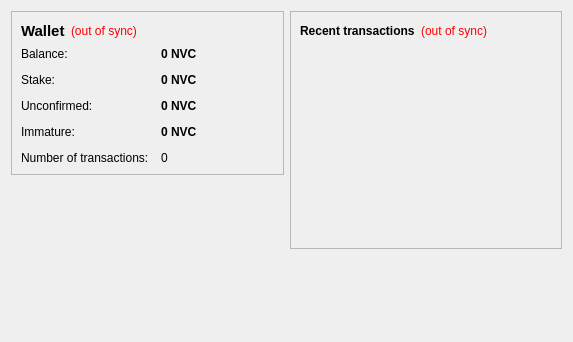
<?xml version="1.0" encoding="UTF-8"?>
<ui version="4.0">
 <class>OverviewPage</class>
 <widget class="QWidget" name="OverviewPage">
  <property name="geometry">
   <rect>
    <x>0</x>
    <y>0</y>
    <width>573</width>
    <height>342</height>
   </rect>
  </property>
  <property name="windowTitle">
   <string>Form</string>
  </property>
  <layout class="QHBoxLayout" name="horizontalLayout" stretch="1,1">
   <item>
    <layout class="QVBoxLayout" name="verticalLayout_2">
     <item>
      <widget class="QFrame" name="frame">
       <property name="frameShape">
        <enum>QFrame::StyledPanel</enum>
       </property>
       <property name="frameShadow">
        <enum>QFrame::Raised</enum>
       </property>
       <layout class="QVBoxLayout" name="verticalLayout_4">
        <item>
         <layout class="QHBoxLayout" name="horizontalLayout_4">
          <item>
           <widget class="QLabel" name="label_5">
            <property name="font">
             <font>
              <pointsize>11</pointsize>
              <weight>75</weight>
              <bold>true</bold>
             </font>
            </property>
            <property name="text">
             <string>Wallet</string>
            </property>
           </widget>
          </item>
          <item>
           <widget class="QLabel" name="labelWalletStatus">
            <property name="toolTip">
             <string>The displayed information may be out of date. Your wallet automatically synchronizes with the eGuilder network after a connection is established, but this process has not completed yet.</string>
            </property>
            <property name="styleSheet">
             <string notr="true">QLabel { color: red; }</string>
            </property>
            <property name="text">
             <string notr="true">(out of sync)</string>
            </property>
            <property name="alignment">
             <set>Qt::AlignLeading|Qt::AlignLeft|Qt::AlignVCenter</set>
            </property>
           </widget>
          </item>
          <item>
           <spacer name="horizontalSpacer_2">
            <property name="orientation">
             <enum>Qt::Horizontal</enum>
            </property>
            <property name="sizeHint" stdset="0">
             <size>
              <width>40</width>
              <height>20</height>
             </size>
            </property>
           </spacer>
          </item>
         </layout>
        </item>
        <item>
         <layout class="QFormLayout" name="formLayout_2">
          <property name="fieldGrowthPolicy">
           <enum>QFormLayout::AllNonFixedFieldsGrow</enum>
          </property>
          <property name="horizontalSpacing">
           <number>12</number>
          </property>
          <property name="verticalSpacing">
           <number>12</number>
          </property>
          <item row="0" column="0">
           <widget class="QLabel" name="label">
            <property name="text">
             <string>Balance:</string>
            </property>
           </widget>
          </item>
          <item row="0" column="1">
           <widget class="QLabel" name="labelBalance">
            <property name="font">
             <font>
              <weight>75</weight>
              <bold>true</bold>
             </font>
            </property>
            <property name="cursor">
             <cursorShape>IBeamCursor</cursorShape>
            </property>
            <property name="toolTip">
             <string>Your current balance</string>
            </property>
            <property name="text">
             <string notr="true">0 NVC</string>
            </property>
            <property name="textInteractionFlags">
             <set>Qt::LinksAccessibleByMouse|Qt::TextSelectableByKeyboard|Qt::TextSelectableByMouse</set>
            </property>
           </widget>
          </item>
          <item row="1" column="0">
           <widget class="QLabel" name="label_6">
            <property name="text">
             <string>Stake:</string>
            </property>
           </widget>
          </item>
          <item row="1" column="1">
           <widget class="QLabel" name="labelStake">
            <property name="font">
             <font>
              <weight>75</weight>
              <bold>true</bold>
             </font>
            </property>
            <property name="cursor">
             <cursorShape>IBeamCursor</cursorShape>
            </property>
            <property name="toolTip">
             <string>Total of coins that was staked, and do not yet count toward the current balance</string>
            </property>
            <property name="text">
             <string notr="true">0 NVC</string>
            </property>
            <property name="textInteractionFlags">
             <set>Qt::LinksAccessibleByMouse|Qt::TextSelectableByKeyboard|Qt::TextSelectableByMouse</set>
            </property>
           </widget>
          </item>
          <item row="2" column="0">
           <widget class="QLabel" name="label_3">
            <property name="text">
             <string>Unconfirmed:</string>
            </property>
           </widget>
          </item>
          <item row="2" column="1">
           <widget class="QLabel" name="labelUnconfirmed">
            <property name="font">
             <font>
              <weight>75</weight>
              <bold>true</bold>
             </font>
            </property>
            <property name="cursor">
             <cursorShape>IBeamCursor</cursorShape>
            </property>
            <property name="toolTip">
             <string>Total of transactions that have yet to be confirmed, and do not yet count toward the current balance</string>
            </property>
            <property name="text">
             <string notr="true">0 NVC</string>
            </property>
            <property name="textInteractionFlags">
             <set>Qt::LinksAccessibleByMouse|Qt::TextSelectableByKeyboard|Qt::TextSelectableByMouse</set>
            </property>
           </widget>
          </item>
          <item row="3" column="0">
           <widget class="QLabel" name="labelImmatureText">
            <property name="text">
             <string>Immature:</string>
            </property>
           </widget>
          </item>
          <item row="3" column="1">
           <widget class="QLabel" name="labelImmature">
            <property name="font">
             <font>
              <weight>75</weight>
              <bold>true</bold>
             </font>
            </property>
            <property name="toolTip">
             <string>Mined balance that has not yet matured</string>
            </property>
            <property name="text">
             <string notr="true">0 NVC</string>
            </property>
            <property name="textInteractionFlags">
             <set>Qt::LinksAccessibleByMouse|Qt::TextSelectableByKeyboard|Qt::TextSelectableByMouse</set>
            </property>
           </widget>
          </item>
          <item row="4" column="0">
           <widget class="QLabel" name="label_2">
            <property name="text">
             <string>Number of transactions:</string>
            </property>
           </widget>
          </item>
          <item row="4" column="1">
           <widget class="QLabel" name="labelNumTransactions">
            <property name="toolTip">
             <string>Total number of transactions in wallet</string>
            </property>
            <property name="text">
             <string notr="true">0</string>
            </property>
           </widget>
          </item>
         </layout>
        </item>
       </layout>
      </widget>
     </item>
     <item>
      <spacer name="verticalSpacer">
       <property name="orientation">
        <enum>Qt::Vertical</enum>
       </property>
       <property name="sizeHint" stdset="0">
        <size>
         <width>20</width>
         <height>40</height>
        </size>
       </property>
      </spacer>
     </item>
    </layout>
   </item>
   <item>
    <layout class="QVBoxLayout" name="verticalLayout_3">
     <item>
      <widget class="QFrame" name="frame_2">
       <property name="frameShape">
        <enum>QFrame::StyledPanel</enum>
       </property>
       <property name="frameShadow">
        <enum>QFrame::Raised</enum>
       </property>
       <layout class="QVBoxLayout" name="verticalLayout">
        <item>
         <layout class="QHBoxLayout" name="horizontalLayout_2">
          <item>
           <widget class="QLabel" name="label_4">
            <property name="text">
             <string>&lt;b&gt;Recent transactions&lt;/b&gt;</string>
            </property>
           </widget>
          </item>
          <item>
           <widget class="QLabel" name="labelTransactionsStatus">
            <property name="toolTip">
             <string>The displayed information may be out of date. Your wallet automatically synchronizes with the eGuilder network after a connection is established, but this process has not completed yet.</string>
            </property>
            <property name="styleSheet">
             <string notr="true">QLabel { color: red; }</string>
            </property>
            <property name="text">
             <string notr="true">(out of sync)</string>
            </property>
            <property name="alignment">
             <set>Qt::AlignRight|Qt::AlignTrailing|Qt::AlignVCenter</set>
            </property>
           </widget>
          </item>
          <item>
           <spacer name="horizontalSpacer">
            <property name="orientation">
             <enum>Qt::Horizontal</enum>
            </property>
            <property name="sizeHint" stdset="0">
             <size>
              <width>40</width>
              <height>20</height>
             </size>
            </property>
           </spacer>
          </item>
         </layout>
        </item>
        <item>
         <widget class="QListView" name="listTransactions">
          <property name="styleSheet">
           <string notr="true">QListView { background: transparent; }</string>
          </property>
          <property name="frameShape">
           <enum>QFrame::NoFrame</enum>
          </property>
          <property name="verticalScrollBarPolicy">
           <enum>Qt::ScrollBarAlwaysOff</enum>
          </property>
          <property name="horizontalScrollBarPolicy">
           <enum>Qt::ScrollBarAlwaysOff</enum>
          </property>
          <property name="selectionMode">
           <enum>QAbstractItemView::NoSelection</enum>
          </property>
         </widget>
        </item>
       </layout>
      </widget>
     </item>
     <item>
      <spacer name="verticalSpacer_2">
       <property name="orientation">
        <enum>Qt::Vertical</enum>
       </property>
       <property name="sizeHint" stdset="0">
        <size>
         <width>20</width>
         <height>40</height>
        </size>
       </property>
      </spacer>
     </item>
    </layout>
   </item>
  </layout>
 </widget>
 <resources/>
 <connections/>
</ui>
